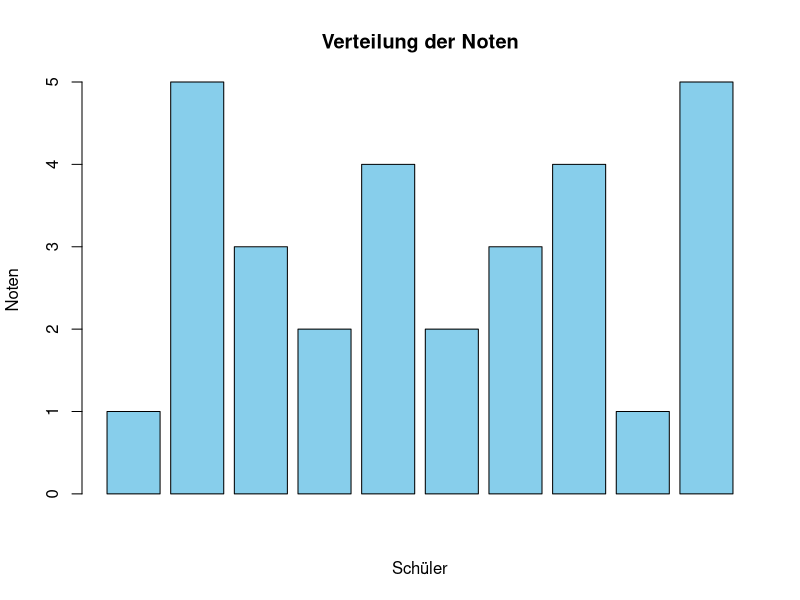
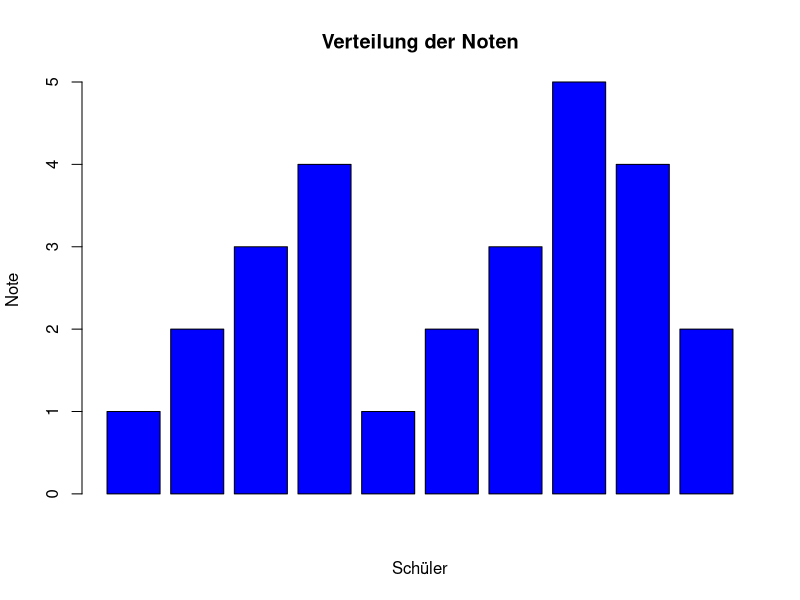

These figures' R source, in order:
## ---- chunk 1
# Beispielcode:
noten = c(1, 5, 3, 2, 4, 2, 3, 4, 1, 5)
durchschnitt = mean(noten)
print(durchschnitt)
## ---- chunk 2
# Beispielcode:
namen = c("Anna", "Ben", "Clara", "David", "Eva")
print(namen)
## ---- chunk 3
# Beispielcode:
anwesenheit = c(TRUE, FALSE, TRUE, TRUE, FALSE)
print(anwesenheit)
## ---- chunk 4
# Beispielcode:
klassenliste = cbind(namen, noten, anwesenheit)
print(klassenliste)
## ---- chunk 5
# Beispielcode:
barplot(noten, main="Verteilung der Noten", xlab="Schüler", ylab="Noten", col="skyblue")
## ---- chunk 6
ergebnis_addition = 5 + 3
print(ergebnis_addition)  # Ausgabe: 8
## ---- chunk 7
ergebnis_subtraktion = 10 - 4
print(ergebnis_subtraktion)  # Ausgabe: 6

## ---- chunk 8
ergebnis_multiplikation = 6 * 7
print(ergebnis_multiplikation)  # Ausgabe: 42
## ---- chunk 9
ergebnis_division = 15 / 3
print(ergebnis_division)  # Ausgabe: 5
## ---- chunk 10
ergebnis_potenzierung = 2^3
print(ergebnis_potenzierung)  # Ausgabe: 8
## ---- chunk 11
# Variablenzuweisung
x = 5
y = 3

# a) Summe
ergebnis_summe = x + y
print(ergebnis_summe)  # Ausgabe: 8

# b) Differenz
ergebnis_differenz = x - y
print(ergebnis_differenz)  # Ausgabe: 2
## ---- chunk 12
# Vektoren erstellen
vektor1 = c(1, 2, 3, 4, 5)
vektor2 = c(6, 7, 8, 9, 10)

# a) Vektoren elementweise addieren
vektor_summe = vektor1 + vektor2
print(vektor_summe)  # Ausgabe: 7 9 11 13 15

# b) Vektoren elementweise multiplizieren
vektor_produkt = vektor1 * vektor2
print(vektor_produkt)  # Ausgabe: 6 14 24 36 50
## ---- chunk 13
# a) Eine Sequenz von Zahlen generieren
sequenz = 1:10
print(sequenz)  # Ausgabe: 1 2 3 4 5 6 7 8 9 10

# b) Eine Sequenz mit festgelegtem Schritt erstellen
sequenz_schritt = seq(1, 10, by = 2)
print(sequenz_schritt)  # Ausgabe: 1 3 5 7 9
## ---- chunk 14
# a) Die Quadratwurzel berechnen
sqrt_ergebnis = sqrt(25)
print(sqrt_ergebnis)  # Ausgabe: 5

# b) Den absoluten Wert berechnen
absolutwert = abs(-10)
print(absolutwert)  # Ausgabe: 10

# c) Das Maximum und Minimum finden
maximalwert = max(3, 7, 1, 8, 5)
minimalwert = min(3, 7, 1, 8, 5)
print(maximalwert)  # Ausgabe: 8
print(minimalwert)  # Ausgabe: 1
## ---- chunk 15
noten = c(1, 2, 3, 4, 1, 2, 3, 5, 4, 2)
durchschnitt = mean(noten)
print(durchschnitt)  # Beispiel Ausgabe: 2.7 (abhängig von den zugewiesenen Werten)
## ---- chunk 16
namen = c("Anna", "Ben", "Clara", "David", "Eva",
          "Anabele", "Bejamin", "Chiara", "Dirk", "Evelin")
print(namen)
## ---- chunk 17
anwesenheit = c(TRUE, FALSE, TRUE, TRUE, FALSE,
                TRUE, FALSE, TRUE, TRUE, FALSE)
print(anwesenheit)
## ---- chunk 18
daten = cbind(namen, noten, anwesenheit)
print(daten)
## ---- chunk 19
anwesenheit_num = as.numeric(anwesenheit)  # TRUE wird zu 1 und FALSE wird zu 0

# Die Daten in einer Matrix speichern. Die ncol=3 gibt an, dass wir 3 Spalten haben wollen.
daten_matrix = matrix(c(namen, noten, anwesenheit_num), 
                      ncol = 3, nrow = 10)

# Die Spaltennamen hinzufügen
colnames(daten_matrix) = c("Namen", "Noten", "Anwesenheit")

print(daten_matrix)
## ---- chunk 20
barplot(noten, main = "Verteilung der Noten", 
        xlab = "Schüler", 
        ylab = "Note", 
        col = "blue")

